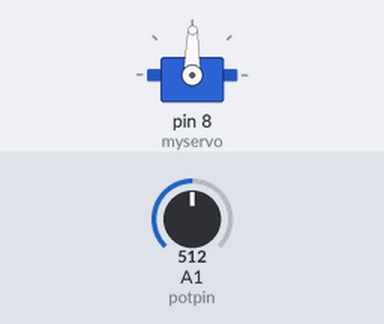
Simulated run of this sketch. Board: Arduino Uno, built with avr-gcc and run on an emulated ATmega328P. Shown: servo. The test bench sets the inputs (shaded band); at power-on: A1 (potpin) = 512.

Above: at 1.2 s.
1.3 s: A1 (potpin) set to 716
At 1.7 s:
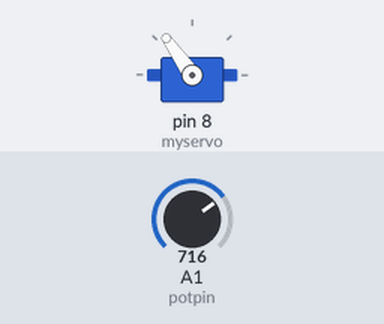
2.8 s: A1 (potpin) set to 900
At 3.7 s:
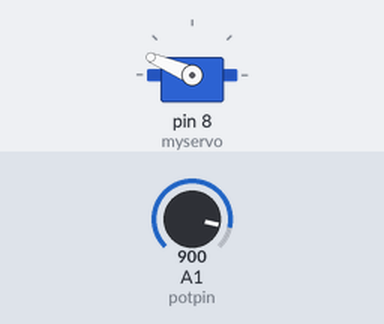
4.3 s: A1 (potpin) set to 1023
At 5.2 s:
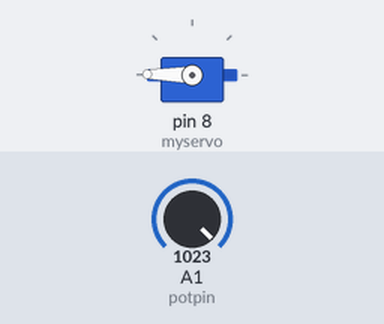
5.8 s: A1 (potpin) set to 306
At 6.1 s:
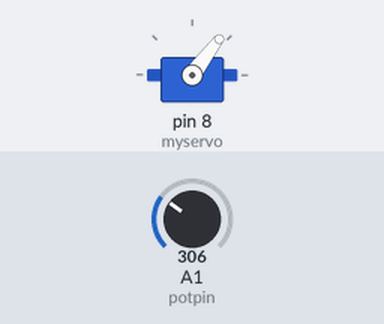
7.3 s: A1 (potpin) set to 122
At 8.5 s:
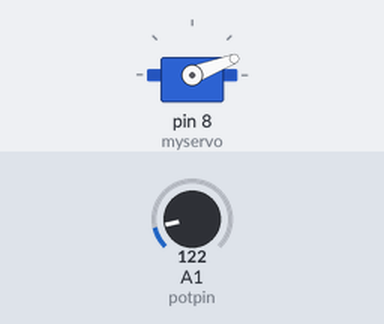
8.8 s: A1 (potpin) set to 511
At 9.5 s:
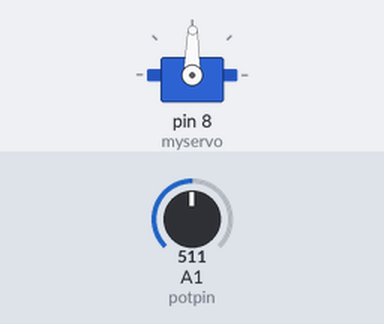
Timing chart, 0 to 11.3 s (numbered marks = the images above; inputs shaded):
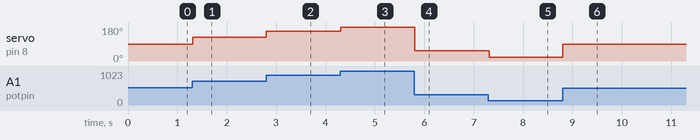

The sketch:

ServoTeste.ino
```cpp
// Controlling a servo position using a potentiometer (variable resistor)
// by Michal Rinott <http://people.interaction-ivrea.it/m.rinott>

#include <Servo.h>

Servo myservo;  // create servo object to control a servo

int potpin = 1;  // analog pin used to connect the potentiometer
int val;    // variable to read the value from the analog pin

void setup()
{
  myservo.attach(8);  // attaches the servo on pin 5 to the servo object
  Serial.begin(19200); // some servos doesn't work without Serial
}

void loop()
{
  val = analogRead(potpin);            // reads the value of the potentiometer (value between 0 and 1023)
  val = map(val, 0, 1023, 0, 179);     // scale it to use it with the servo (value between 0 and 180)
  myservo.write(val);                  // sets the servo position according to the scaled value
  delay(15);                           // waits for the servo to get there
}
```

Measured:
- after the input at 1.3 s, servo on pin 8 (myservo): 89° → 125° at once
- after the input at 2.8 s, servo on pin 8 (myservo): 125° → 157° at once
- after the input at 4.3 s, servo on pin 8 (myservo): 157° → 179° at once
- after the input at 5.8 s, servo on pin 8 (myservo): 179° → 53° at once
- after the input at 7.3 s, servo on pin 8 (myservo): 53° → 21° at once
- after the input at 8.8 s, servo on pin 8 (myservo): 21° → 89° at once
